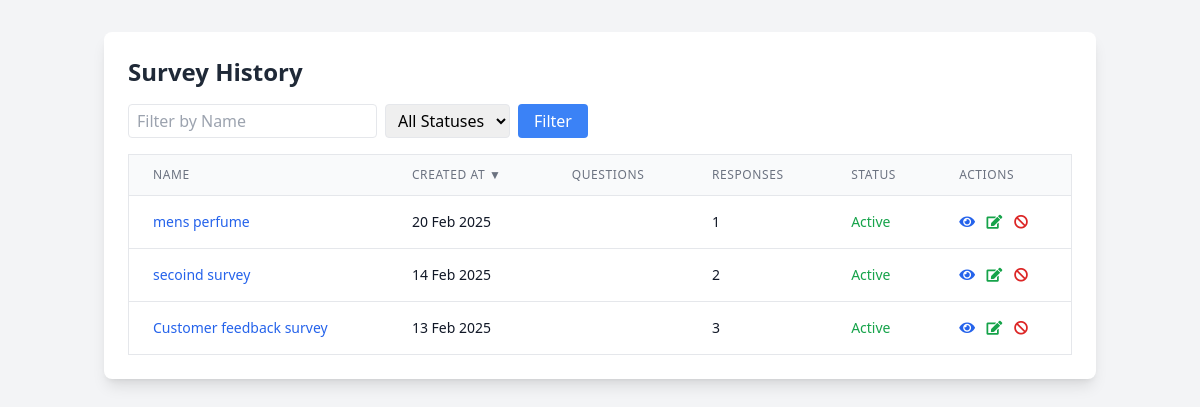
Page /survey/survey/history/ (signed in) on the earlier database version.
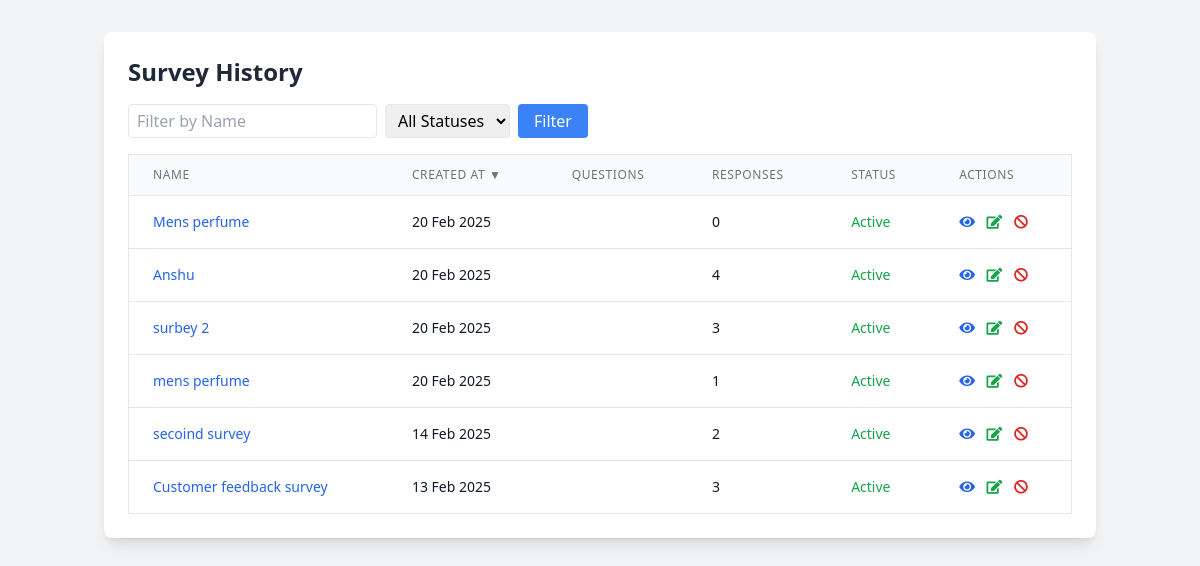
Same page on the later database version.
### surveys/models.py (models this page shows, shortened)
class Survey(models.Model):
    title = models.CharField(max_length=200)
    description = models.TextField(blank=True, null=True)
    user = models.ForeignKey(
        settings.AUTH_USER_MODEL,
        on_delete=models.CASCADE,
        related_name='surveys',
        null=True  # Allow existing surveys to remain
    )
    created_at = models.DateTimeField(auto_now_add=True)
    updated_at = models.DateTimeField(auto_now=True)
    unique_link = models.CharField(max_length=16, unique=True, blank=True)
    external_link = models.CharField(max_length=16, unique=True, blank=True, null=True)
    max_external_responses = models.PositiveIntegerField(null=True, blank=True)
    external_response_count = models.PositiveIntegerField(default=0)
    is_active = models.BooleanField(default=True)  # New field to track survey activation status
    expiry_datetime = models.DateTimeField(null=True, blank=True)
    is_expired = models.BooleanField(default=False)
    points = models.IntegerField(default=0)

### surveys/views.py (the view)
# urls.py: path('survey/history/', SurveyHistoryView.as_view(), name='survey_history'),
class SurveyHistoryView(LoginRequiredMixin, View):
    def get(self, request):
        sort_by = request.GET.get('sort', 'created_at')
        sort_order = request.GET.get('order', 'desc')
        name_filter = request.GET.get('name', '')
        status_filter = request.GET.get('status', '')
        surveys = Survey.objects.filter(user=request.user)
        if name_filter:
            surveys = surveys.filter(title__icontains=name_filter)
        if status_filter:
            surveys = surveys.filter(is_active=(status_filter == 'active'))
        if sort_order == 'asc':
            surveys = surveys.order_by(sort_by)
        else:
            surveys = surveys.order_by(f'-{sort_by}')
        surveys = surveys.annotate(
            num_responses=Count('responses'),
        )
        context = {
            'surveys': surveys,
            'sort_by': sort_by,
            'sort_order': sort_order,
            'name_filter': name_filter,
            'status_filter': status_filter,
        }
        return render(request, 'surveys/survey_history.html', context)

### templates/surveys/survey_history.html (shortened to what the changed rows need)
<!DOCTYPE html>
<html lang="en">
<head>
    <script src="https://cdn.tailwindcss.com"></script>
    <link rel="stylesheet" href="https://cdnjs.cloudflare.com/ajax/libs/font-awesome/5.15.4/css/all.min.css">
</head>
<body class="bg-gray-100 min-h-screen">
    <div class="container mx-auto px-4 py-8">
        <div class="bg-white rounded-lg shadow-lg p-6">
            <h2 class="text-2xl font-semibold text-gray-800 mb-4">Survey History</h2>
            <div class="overflow-x-auto">
                <table class="min-w-full bg-white border border-gray-200">
                    <thead>
                        <tr class="bg-gray-50">
                            <th class="px-6 py-3 border-b border-gray-200 text-left text-xs leading-4 font-medium text-gray-500 uppercase tracking-wider">
                                <a href="?sort=title&order={% if sort_by == 'title' and sort_order == 'asc' %}desc{% else %}asc{% endif %}">
                                    Name
                                </a>
                            </th>
                            <th class="px-6 py-3 border-b border-gray-200 text-left text-xs leading-4 font-medium text-gray-500 uppercase tracking-wider">
                                <a href="?sort=created_at&order={% if sort_by == 'created_at' and sort_order == 'asc' %}desc{% else %}asc{% endif %}">
                                    Created At
                                    {% if sort_by == 'created_at' %}
                                        {% if sort_order == 'asc' %}▲{% else %}▼{% endif %}
                                    {% endif %}
                                </a>
                            </th>
                            <th class="px-6 py-3 border-b border-gray-200 text-left text-xs leading-4 font-medium text-gray-500 uppercase tracking-wider">
                                <a href="?sort=num_questions&order={% if sort_by == 'num_questions' and sort_order == 'asc' %}desc{% else %}asc{% endif %}">
                                    Questions
                                </a>
                            </th>
                            <th class="px-6 py-3 border-b border-gray-200 text-left text-xs leading-4 font-medium text-gray-500 uppercase tracking-wider">
                                <a href="?sort=num_responses&order={% if sort_by == 'num_responses' and sort_order == 'asc' %}desc{% else %}asc{% endif %}">
                                    Responses
                                </a>
                            </th>
                            <th class="px-6 py-3 border-b border-gray-200 text-left text-xs leading-4 font-medium text-gray-500 uppercase tracking-wider">
                                <a href="?sort=is_active&order={% if sort_by == 'is_active' and sort_order == 'asc' %}desc{% else %}asc{% endif %}">
                                    Status
                                </a>
                            </th>
                            <th class="px-6 py-3 border-b border-gray-200 text-left text-xs leading-4 font-medium text-gray-500 uppercase tracking-wider">Actions</th>
                        </tr>
                    </thead>
                    <tbody class="bg-white divide-y divide-gray-200">
                        {% for survey in surveys %}
                        <tr class="hover:bg-gray-50">
                            <td class="px-6 py-4 whitespace-nowrap text-sm text-gray-900">
                                <a href="{% url 'surveys:survey_detail' survey.id %}" class="text-blue-600 hover:text-blue-800">
                                    {{ survey.title }}
                                </a>
                            </td>
                            <td class="px-6 py-4 whitespace-nowrap text-sm text-gray-900">
                                {{ survey.created_at|date:"d M Y" }}
                            </td>
                            <td class="px-6 py-4 whitespace-nowrap text-sm text-gray-900">
                            </td>
                            <td class="px-6 py-4 whitespace-nowrap text-sm text-gray-900">
                                {{ survey.num_responses }}
                            </td>
                            <td class="px-6 py-4 whitespace-nowrap text-sm text-gray-900">
                                <span class="{% if survey.is_active %}text-green-600{% else %}text-red-600{% endif %}">
                                    {{ survey.is_active|yesno:"Active,Inactive" }}
                                </span>
                            </td>
                            <td class="px-6 py-4 whitespace-nowrap text-sm text-gray-900 space-x-2">
                                <a href="{% url 'surveys:survey_detail' survey.id %}" class="text-blue-600 hover:text-blue-800" title="View Details">
                                    <i class="fas fa-eye"></i>
                                </a>
                                {% if survey.is_active %}
                                <a href="{% url 'surveys:edit_survey' survey.id %}" class="text-green-600 hover:text-green-800" title="Edit Survey">
                                    <i class="fas fa-edit"></i>
                                </a>
                                <form method="post" action="{% url 'surveys:deactivate_survey' survey.id %}" style="display:inline;">
                                    <button type="submit" class="text-red-600 hover:text-red-800" title="Deactivate Survey">
                                        <i class="fas fa-ban"></i>
                                    </button>
                                </form>
                                {% endif %}
                            </td>
                        </tr>
                        {% empty %}
                        <tr>
                            <td colspan="6" class="text-center py-4 text-gray-500">
                                No surveys found.
                            </td>
                        </tr>
                        {% endfor %}
                    </tbody>
                </table>
            </div>
        </div>
    </div>
</body>
</html>

Differences in the rows shown:
added Survey: title "Mens perfume", created_at "20 Feb 2025", num_responses "0", is_active "Active"
added Survey: title "Anshu", created_at "20 Feb 2025", num_responses "4", is_active "Active"
added Survey: title "surbey 2", created_at "20 Feb 2025", num_responses "3", is_active "Active"
